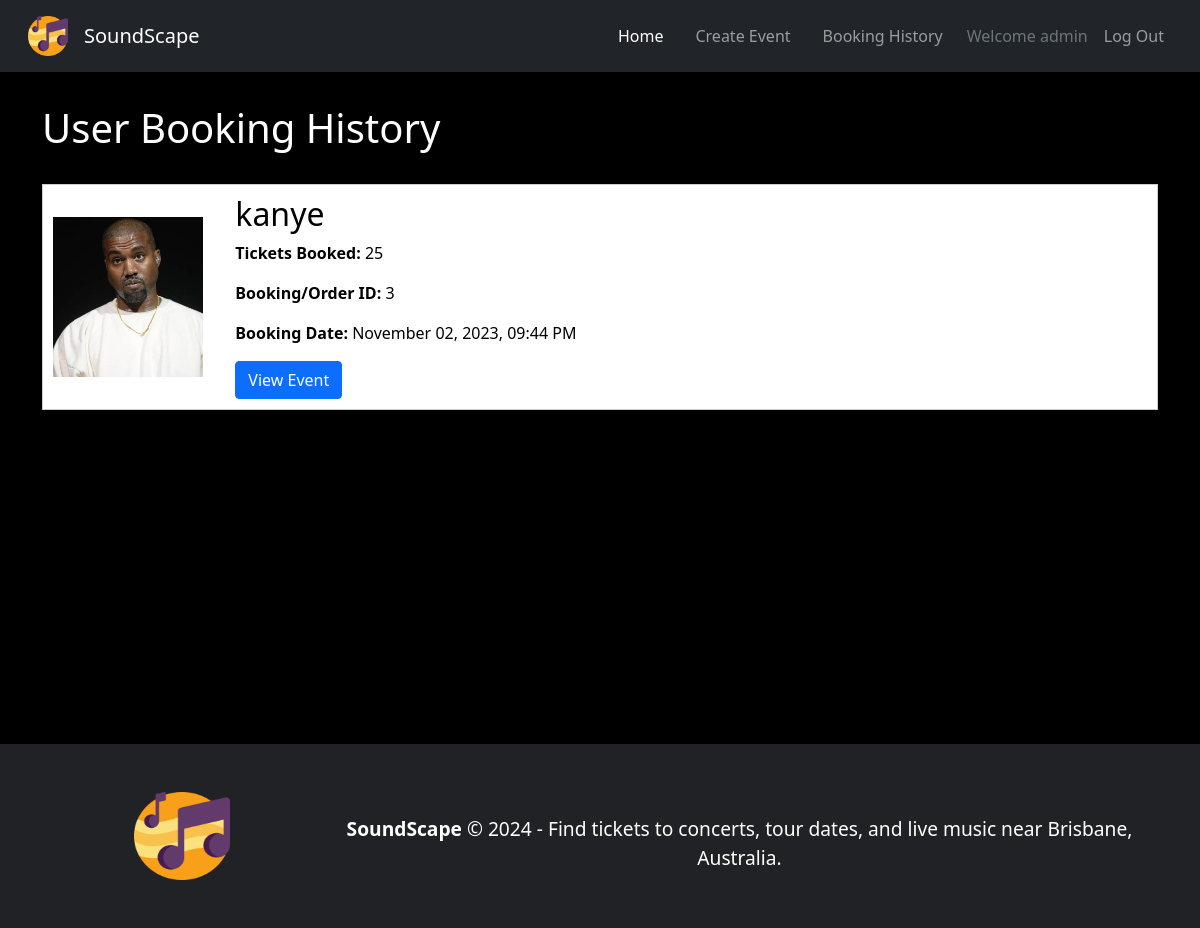
Page /events/booking-history (signed in) on the earlier database version.
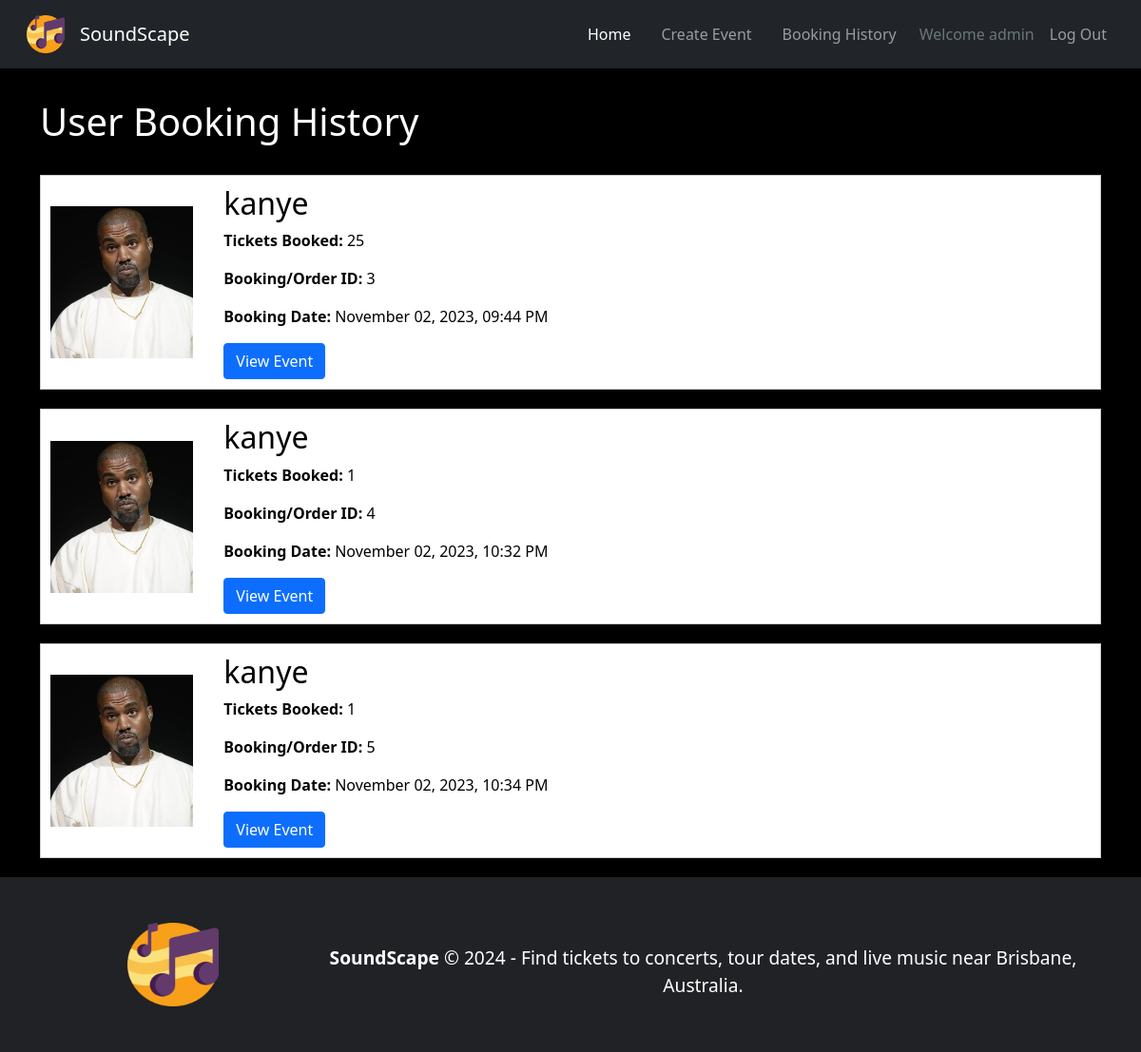
Same page on the later database version.
### soundscape/models.py (models this page shows, shortened)
class User(db.Model, UserMixin):
    __tablename__ = 'users'
    id = db.Column(db.Integer, primary_key=True)
    username = db.Column(db.String(100))
    email = db.Column(db.String(100))
    pass_hash = db.Column(db.String(255))

class Booking(db.Model):
    __tablename__ = 'bookings'
    id = db.Column(db.Integer, primary_key=True)
    user_id = db.Column(db.Integer, db.ForeignKey('users.id'))
    user = db.relationship('User', backref='bookings', lazy=True)
    event_id = db.Column(db.Integer, db.ForeignKey('events.id'))
    event = db.relationship('Event', backref='bookings', lazy=True)
    type = db.Column(db.String(20))
    quantity = db.Column(db.Integer)
    booking_date = db.Column(db.DateTime, default=datetime.now())

class Event(db.Model):
    __tablename__ = 'events'
    id = db.Column(db.Integer, primary_key=True)
    title = db.Column(db.String(50))
    description = db.Column(db.String(400))
    image = db.Column(db.String(400))
    venue = db.Column(db.String(100))
    date = db.Column(db.Date, default=datetime.now())
    status = db.Column(db.String(50))
    price = db.Column(db.Float)
    genre = db.Column(db.String(100))
    start_time = db.Column(db.Time)
    end_time = db.Column(db.Time)
    tickets_available = db.Column(db.Integer)
    user_id = db.Column(db.Integer, db.ForeignKey('users.id'))
    user = db.relationship('User', backref='events', lazy=True)

### soundscape/events.py (the view)
@destbp.route('/booking-history')
@login_required
def booking_history():
    bookings = Booking.query.filter_by(user_id=current_user.id).all()
    return render_template('booking_history.html', bookings=bookings)

### soundscape/templates/booking_history.html (shortened to what this page needs)
{% extends 'base.html' %}
{% block content %}
<main>
  <div class="container booking-history">
      <h1>User Booking History</h1>
      {% if not bookings %}
        <h1><strong>You have no bookings!</strong></h1>
      {% else %}
      <div class="booking-history">
          {% for booking in bookings %}
          <div class="event-entry">
              <img src="{{ booking.event.image }}" alt="Event Image" class="event-image">
              <div class="booking-info">
                  <h2>{{ booking.event.title }}</h2>
                  <p><strong>Tickets Booked:</strong> {{ booking.quantity }}</p>
                  <p><strong>Booking/Order ID:</strong> {{ booking.id }}</p>
                  <p><strong>Booking Date:</strong> {{ booking.booking_date.strftime('%B %d, %Y, %I:%M %p') }}</p>
                  <a href="{{ url_for('event.show', id=booking.event.id) }}" class="btn btn-primary">View Event</a>
              </div>
          </div>
          {% endfor %}
      </div>
      {% endif %}
  </div>
</main>
{% endblock %}

### soundscape/templates/base.html (shortened to what this page needs)
<!DOCTYPE html>
<html lang="en">
<head>
  <link href="https://cdn.jsdelivr.net/npm/bootstrap@5.1.3/dist/css/bootstrap.min.css" rel="stylesheet">
  <link rel="stylesheet" href="{{ url_for('static', filename='css/styles.css') }}">
</head>
<body class="index-bg">
  <nav class="navbar navbar-expand-lg navbar-dark bg-dark p-3">
    <div class="container-fluid">
      <img class="nav-logo" src="{{ url_for('static', filename='img/music-notes.png') }}">
      <a class="navbar-brand" href="/">SoundScape</a>
      <div class="collapse navbar-collapse" id="navbarNavDropdown">
        <ul class="navbar-nav ms-auto">
          <li class="nav-item">
            <a class="nav-link mx-2 active" href="{{ url_for('main.index') }}">Home</a>
          </li>
          <li class="nav-item">
            <a class="nav-link mx-2" href="{{ url_for('event.create') }}">Create Event</a>
          </li>
          <li class="nav-item">
            <a class="nav-link mx-2" href="{{ url_for('event.booking_history') }}">Booking History</a>
          </li>
          {% if current_user.is_authenticated %}
          <li class="nav-item">
            <a class="nav-item nav-link disabled text-muted" href="/">Welcome <span>{{current_user.username}}</span></a>
          </li>
          <li class="nav-item">
            <a class="nav-item nav-link" href="{{ url_for('auth.logout') }}">Log Out</a>
          </li>
          {% endif %}
        </ul>
      </div>
    </div>
  </nav>
  {% block content %}
  {% endblock %}
  <footer class="text-center text-lg-start text-white">
    <div class="container p-4">
        <section>
            <div class="row align-items-center">
                <div class="col-12 col-md-3 col-lg-3 col-xl-3 mb-4 text-center">
                    <img class="footer-logo" src="{{ url_for('static', filename='img/music-notes.png') }}">
                </div>
                <div class="col-12 col-md-9 col-lg-9 col-xl-9 mt-3 text-center">
                    <p class="footer-text mb-0 font-weight-bold"><span style="font-weight: bold;">SoundScape</span> &copy; {{ year }} - Find tickets to concerts, tour dates, and live music near Brisbane, Australia.
                    </p>
                </div>
            </div>
        </section>
    </div>
</footer>
</body>
</html>

### soundscape/static/css/styles.css (style rules this page uses)
html, body { background-image: url('static/img/crowd.jpg'); background-size: cover; background-repeat: no-repeat; background-attachment: fixed; height: 100%; width: 100%; margin: 0; background-color: #000000; }
footer { background-color: #202225; position: relative; }
span { font-weight: 500; }
.nav-logo { width: 3.5rem; padding-right: 1rem; }
.footer-logo { width: 6rem; height: 7rem; padding-top: 1.5rem; }
.footer-text { font-size: 1.2rem; }
.index-bg { color: #fff; background-image: url('https://images.unsplash.com/photo-1573152958734-1922c188fba3?ixlib=rb-4.0.3&ixid=M3wxMjA3fDB8MHxzZWFyY2h8NHx8Y29uY2VydCUyMGNyb3dkfGVufDB8fDB8fHww&w=1000&q=80'); height: auto; background-position: center; background-repeat: no-repeat; background-size: cover; position: relative; }
.index-bg::before { content: ""; position: absolute; top: 0; left: 0; height: 100%; width: 100%; margin: 0; background-color: rgba(0, 0, 0, 0.5); pointer-events: none; z-index: -1; }
.navbar-brand { font-weight: 500; }
.booking-history { margin-top: 2rem; min-height: 70vh; }
.event-entry { color: #000; border: 1px solid #ccc; background-color: #fff; padding: 10px; margin-bottom: 20px; display: flex; align-items: center; }
.event-image { max-width: 10rem; max-height: 10rem; margin-right: 2rem; }
.booking-info { flex-grow: 1; }

Differences in the rows shown:
added Booking: event.image (picture), event "kanye", quantity "1", id "4", booking_date "November 02, 2023, 10:32 PM"
added Booking: event.image (picture), event "kanye", quantity "1", id "5", booking_date "November 02, 2023, 10:34 PM"
